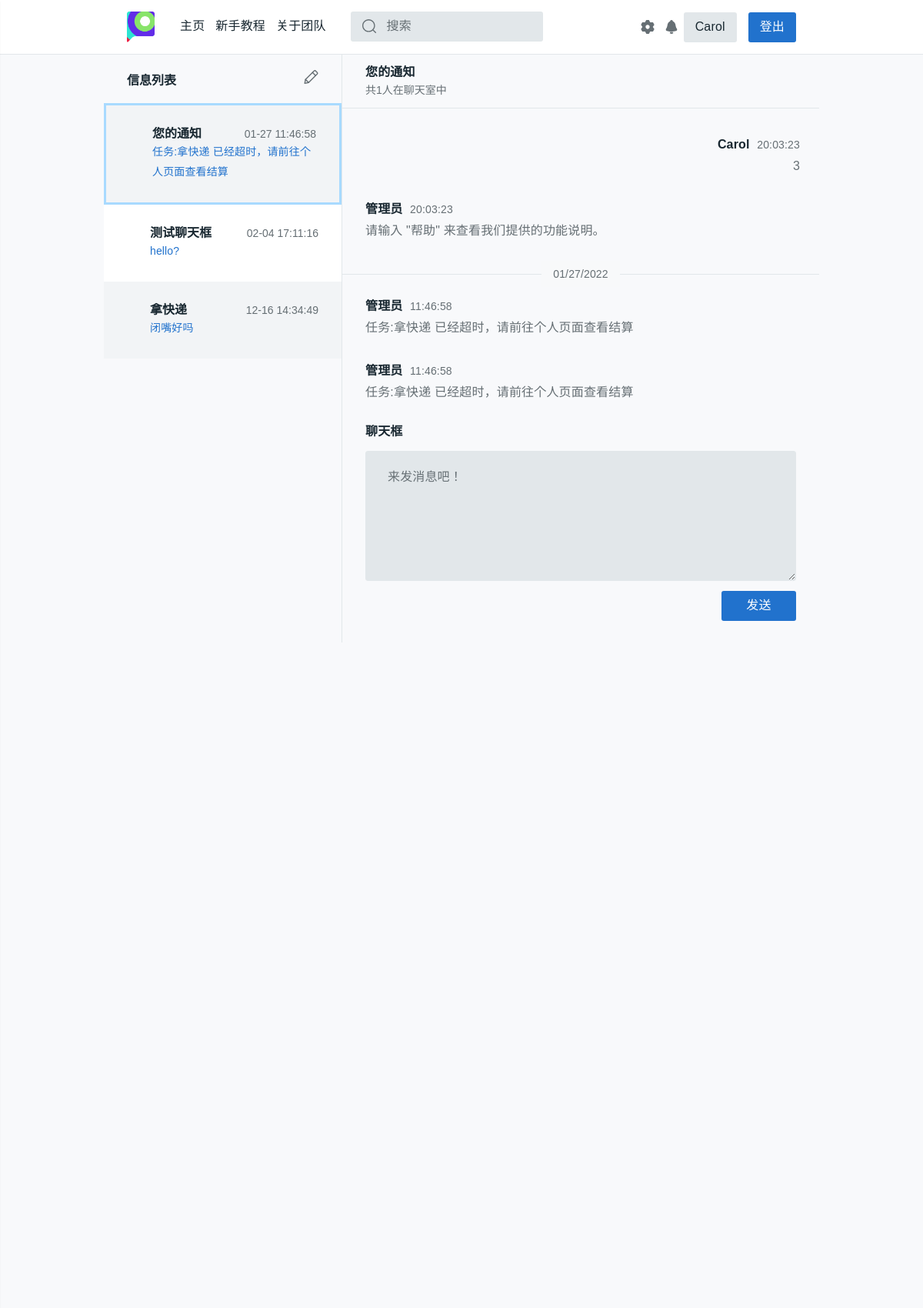
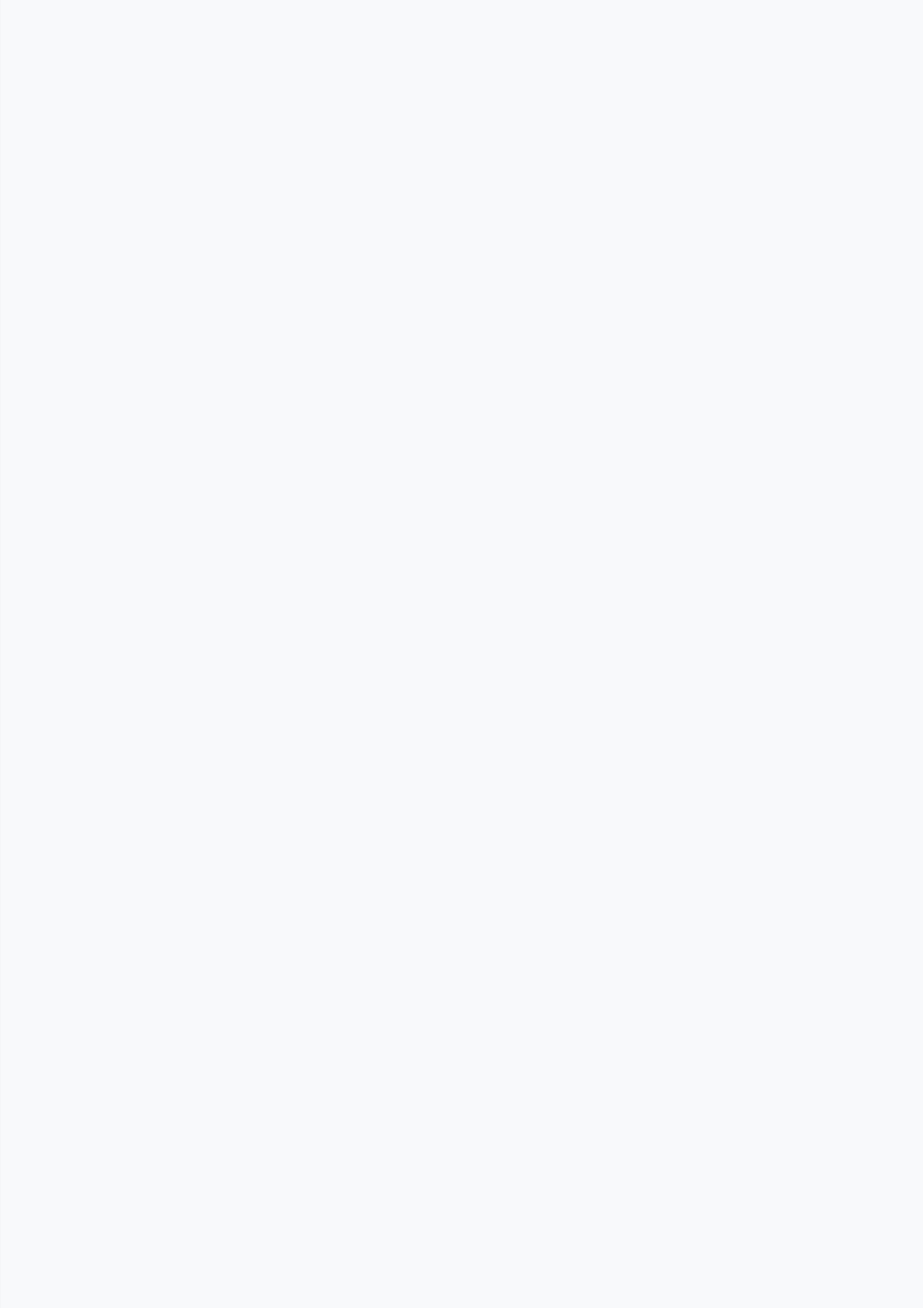
/chatroom/150c16d9d096e70af3596111d7402397 (signed in, upper part), run on the app's committed database (2 pictures, top to bottom).
### task_platform/models.py (models this page shows, shortened)
class Chatinfo(models.Model):
    room_id = models.CharField(max_length=32, null=True, blank=True)
    task_id = models.IntegerField(null=True, blank=True)
    message = RichTextUploadingField(null=True, blank=True)
    sender = models.CharField(max_length=128, null=True, blank=True)
    send_time = models.DateTimeField(auto_now_add=True)
    class Meta:
        ordering = ['send_time']
        verbose_name = '聊天信息'
        verbose_name_plural = '聊天信息'

class Task(models.Model):
    state = (('未开始', 'waitting'), ('进行中', 'processing'), ('中止', 'abort'),
             ('撤销', 'revoke'), ('超时', 'timeout'), ('完成', 'completed'))
    publisher = models.CharField(max_length=128)
    pub_time = models.DateTimeField(auto_now_add=True)
    begin_time = models.DateTimeField(null=True, blank=True)
    end_time = models.DateTimeField(null=True, blank=True)
    people_needed = models.IntegerField(default=1)
    people_now = models.IntegerField(default=0)
    expected_time_consuming = models.DecimalField(
        max_digits=12, decimal_places=1, default=0.0)
    task_description = models.CharField(max_length=50, default="None")
    task_detail = RichTextUploadingField(default='None')
    task_state = models.CharField(max_length=32, choices=state, default='未开始')
    task_class = models.CharField(max_length=48, default='赏金模式')
    class Meta:
        ordering = ['pub_time']
        verbose_name = '任务'
        verbose_name_plural = '任务'

### task_platform/views.py (the view, shortened to what this page needs)
# urls.py: path('', include('chatroom.urls')),
def chatroom(request, room_id):
    username = request.session.get('user_name', None)
    if not username:
        return redirect('/login/')
    chatinfo_list = Chatinfo.objects.filter(room_id=room_id).order_by('send_time')
    if chatinfo_list.count() == 0:
        return redirect('/profile/')
    user = User.objects.get(name=username)
    student_id = user.stu_id
    phone = user.phone
    dept = user.dept
    nikename = username
    rec_list = None
    if user.dept == 'None':
        dept = '暂无信息'
    ChatVision.objects.filter(room_id=room_id, username=username).update(has_seen=True)
    if get_notice_room_id(username) == room_id:
        task_description = '您的通知'
        tot_people_num = 1
        updated_time = user.updated_time
        if updated_time:
            if timezone.now() > updated_time + timedelta(0, settings.BACK_TIMEDELTA):
                user.send_state = 1
                user.updated_time = None
                user.save()
    '''
    左侧的任务聊天框列表，目前只展示进行中的任务
    '''
    rec_task_id_list = Task_receive.objects.filter(username=username).values_list('task_id')
    latest_task_list = Task.objects.filter(
        (Q(publisher=username) | Q(id__in=rec_task_id_list)) & Q(task_state='进行中')
    ).order_by('-task_state') # 进行中 任务在前面
    task_chatinfo_list = []
    for _task in latest_task_list:
        _latest_chatinfo = Chatinfo.objects.filter(task_id=_task.id).order_by('-send_time').first()
        _latest_message, _latest_send_time = _latest_chatinfo.message, _latest_chatinfo.send_time
        _latest_send_time = _latest_send_time.strftime('%m-%d %H:%M:%S')
        if _latest_message:
            _latest_message = re.sub('<img.*/>', '[图片]', _latest_message)
            _latest_message = re.sub('<a.*?</a>', '<链接>', _latest_message)
        else:
            _latest_message = '<p>无内容</p>'
        task_chatinfo_list.append((get_room_id(_task), _task.task_description, _latest_message, _latest_send_time))
    task_chatinfo_list = sorted(task_chatinfo_list, key=lambda x: x[3])
    notice = Chatinfo.objects.filter(room_id=get_notice_room_id(username)).order_by('-send_time').first()
    _message = notice.message
    if _message == None or _message == 'None':
        _message = '<p>无内容</p>'
    _message = re.sub('<img.*/>', '[图片]', notice.message)
    task_chatinfo_list.insert(0, (get_notice_room_id(username), '您的通知', _message, notice.send_time.strftime('%m-%d %H:%M:%S')))
    '''
    右侧聊天框
    '''
    message_list = []
    begin_day = chatinfo_list.first().send_time.strftime('%Y-%m-%d')
    for message in chatinfo_list:
        _underline_flag = False
        _send_time = message.send_time.strftime('%H:%M:%S')
        _NIKENAME = 'None'
        _message = message.message
        _underline_info = 'None'
        _yourself = False
        _today = message.send_time.strftime('%Y-%m-%d')
        if message.sender == username:
            _NIKENAME = nikename
            _yourself = True
        elif message.sender == 'Admin':
            _NIKENAME = '管理员'
        elif message.sender == task.publisher:
            _NIKENAME = '发布者:天辉'
        else:
            lens = len(rec_list.values_list('username'))
            for idx in range(lens):
                if rec_list[idx].username == message.sender:
                    _NIKENAME = "接收者:{}".format(settings.NIKENAMES[idx])
                    break
        if _message:
            img_path_res = re.findall('(<img.*src=\"(.*?)\"(.*?)/>)', _message)
            if img_path_res:
                for each_ in img_path_res:
                    img_id = base64.b64encode(each_[1].encode(encoding='utf-8')).decode('utf-8')
                    _message = re.sub(
                        '<img.*?/>(?!</a>)', '<a href=/image/{}>{}</a>'.format(img_id, each_[0]), _message, 1
                    )
        else:
            _message = '无内容'
        if begin_day != _today:
            _underline_flag = True
            _underline_info = message.send_time.strftime('%m/%d/%Y')
            begin_day = _today
        message_list.append(
            (_underline_flag, _underline_info, _NIKENAME, _message, _send_time, _yourself)
        )
    notice_room = '/chatroom/{}'.format(get_notice_room_id(username))
    notice_num = chatinfo_num(username)
    return render(request, 'task_platform/chatroom.html', locals())

### task_platform/tools.py (called while the page is built)
@csrf_exempt
def get_room_id(task):
    md5 = hashlib.md5()
    md5.update('{}{}'.format(task.id, task.publisher).encode())
    return md5.hexdigest()

@csrf_exempt
def get_notice_room_id(username):
    md5 = hashlib.md5()
    md5.update(username.encode())
    return md5.hexdigest()

def chatinfo_num(username):
    withs = Withdraw.objects.filter(username=username, state='完成', noticed=False)
    for each_with in withs:
        send_notice(username, '恭喜您，您于{}发起的提现{}元的请求已经接受，请查看您支付宝余额，如果有问题请联系platform_office@163.com。'.format(each_with.start_time.strftime('%Y-%m-%d %M:%H:%S'), each_with.money))
        each_with.noticed = True
        each_with.save()
    chatnum = ChatVision.objects.filter(username=username, has_seen=False).count()
    return chatnum

### task_platform/templates/task_platform/chatroom.html (shortened to what this page needs)
{% extends 'task_platform/base.html' %}
{% load staticfiles %}
{% block content %}
<head>
  <title聊天室</title> <meta name="keywords" content="HTML5 Template">
    <link rel="stylesheet" href="{% static 'css/style.css' %}">
    <link rel="stylesheet" href="{% static 'css/chatroom.css' %}">
</head>
<body>
  <main id="tt-pageContent" class="tt-offset-small">
    <div class="container">
      <div class="tt-messages-layout">
        <div class="row no-gutters">
          <div class="col-md-4 tt-aside" id="js-aside">
            <a href="#" class="tt-title-aside">
              <h2 class="tt-title">
                信息列表
              </h2>
              <i class="tt-icon">
                <svg class="icon">
                  <use xlink:href="#icon-pencil"></use>
                </svg>
              </i>
            </a>
            <div class="tt-all-avatar">
              <div class="tt-list-avatar js-init-scroll" style="height:500px;overflow:auto;">
                {% for room_id_, task_description, latest_message, latest_send_time in task_chatinfo_list %}
                <a onclick="window.location='/chatroom/{{ room_id_ }}'" id="{{ task_description }}" class="tt-item tt-itemselect">
                  <div class="tt-col-description">
                    <h4 class='tt-title'><span>{{ task_description }}</span><span class="time">{{ latest_send_time }}</span></h4>
                    <div class="tt-message tt-select">{{ latest_message | safe }}</div>
                  </div>
                </a>
                {% endfor %}
              </div>
            </div>
          </div>
          <div class="col-md-8">
            <div class="tt-title-content">
              <h2 class="tt-title" id="chatroomname">
                {{ task_description }}
              </h2>
                <div class="tt-description">
                  共{{ tot_people_num }}人在聊天室中
                </div>
                  <a href="#" class="tt-icon-link">
                    <i class="tt-icon">
                      <svg class="icon">
                        <use xlink:href="#notification"></use>
                      </svg>
                    </i>
                  </a>
                </div>
                <div id="scroll_div" class="tt-list-time-topic" style="height:380;overflow:auto;  ">
                  {% for underline_flag, underline_info, nikename, message, send_time, yourself in message_list %}
                  {% if underline_flag %}
                  <div class="tt-item-title">
                    <span>{{ underline_info }}</span>
                  </div>
                  {% endif %}
                  {% if yourself %}
                  <div class="tt-item" id="chattable" style="margin-top:0px;margin-bottom:15px;margin-right:25px; text-align:right;justify-content:flex-end">
                    <div class="tt-col-description" style="padding:0 0 0 0px;">
                      <h4 class="tt-title" style=""><a id="chatusername" href="#">{{ nikename }}</a> <span class="time">{{ send_time }}</span></h4>
                      <span style="margin:0px">{{ message | safe }}</span>
                    </div>
                  </div>
                  {% else %}
                  <div class="tt-item" id="chattable" style="margin-bottom:15px;">
                    <div class="tt-col-description" style="padding:0 0 0 0px;">
                      <h4 class="tt-title" style=""><a id="chatusername" href="#">{{ nikename }}</a> <span class="time">{{ send_time }}</span></h4>
                      <span style="margin:0px">{{ message | safe }}</span>
                    </div>
                  </div>
                  {% endif %}
                  {% endfor %}
                </div>
                <div class="tt-wrapper-inner">
                  <form class="pt-editor form-default" style="padding-top:10px;" method='POST'>
                    <div class="form-group">
                      <h6 class="pt-title">聊天框</h6>
                      <textarea name="new_message" class="form-control" rows="3" placeholder="来发消息吧！"></textarea>
                    </div>
                    <div class="pt-row">
                      <div class="col-auto ml-auto">
                        <input type="submit" name="send" class="btn btn-secondary btn-custom" value="发送"></input>
                      </div>
                    </div>
                  </form>
                </div>
              </div>
            </div>
          </div>
        </div>
    </main>
</body>
{% endblock %}

### data on the page
Chatinfo: message "任务:拿快递 已经超时，请前往个人页面查看结算", message "任务:拿快递 已经超时，请前往个人页面查看结算"
Task: task_chatinfo_list "测试聊天框"
Chatinfo: message "hello?"
Task: task_chatinfo_list "拿快递"
Chatinfo: message "闭嘴好吗"
Chatinfo: message "3"
Chatinfo: message "请输入 \"帮助\" 来查看我们提供的功能说明。"
Chatinfo: message "任务:拿快递 已经超时，请前往个人页面查看结算"

### other printed values
{{ request.session.user_name }} "Carol"
{{ task_description }} "您的通知"
{{ latest_send_time }} "01-27 11:46:58" "02-04 17:11:16" "12-16 14:34:49"
{{ tot_people_num }} "1"
{{ nikename }} "Carol"
{{ send_time }} "20:03:23"
{{ nikename }} "管理员" "管理员" "管理员"
{{ send_time }} "20:03:23" "11:46:58" "11:46:58"
{{ underline_info }} "01/27/2022"
